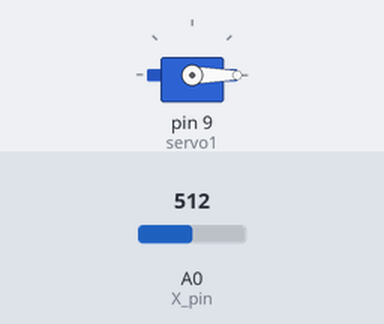
Bench run of a sketch on a simulated Arduino Uno, built with avr-gcc and run on an emulated ATmega328P. Parts: servo. The inputs (shaded band) are chosen by the test bench; at power-on: A0 (X_pin) = 512.

Above: at 1.2 s.
1.3 s: A0 (X_pin) set to 788
2.8 s: A0 (X_pin) set to 816
At 3.77 s:
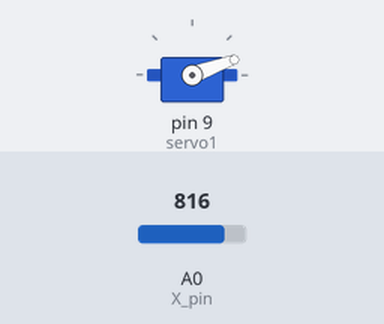
5.8 s: A0 (X_pin) set to 790
At 5.8 s:
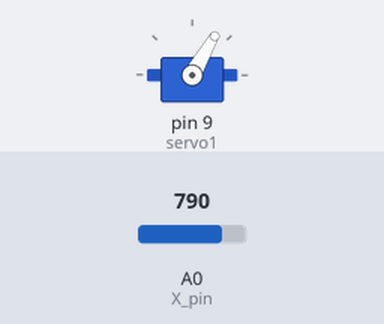
7.3 s: A0 (X_pin) set to 810
At 8.28 s:
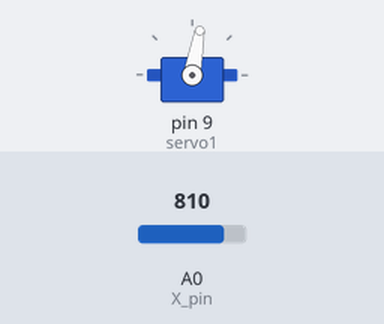
10.3 s: A0 (X_pin) set to 716
At 10.3 s:
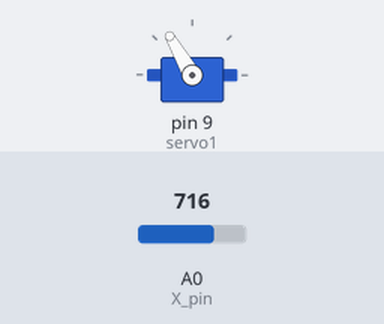
Timing chart, 0 to 12.8 s (numbered marks = the images above; inputs shaded):
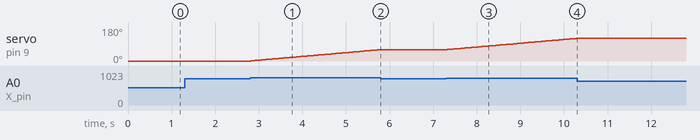

The sketch:

servo_w_js_slow.ino
```cpp
#include <Servo.h>

Servo servo1;

const int X_pin = 0; // analog pin connected to X output
int servo_pos = 0;

void setup() {
  servo1.attach(9);
  Serial.begin(9600);
}

void loop() {
  int X_pos = analogRead(X_pin);
  if (X_pos >= 800){
    servo_pos++;
  }else if (X_pos <= 300){
    servo_pos--;
  }

  servo1.write(servo_pos);
  delay(50);
}
```

Measured:
- the behaviour switches between 799 and 800 on A0 (X_pin) (found by bisection; images 0 and 1)
- after the input at 1.3 s, every drawn part: stays the same
- after the input at 2.8 s, servo on pin 9 (servo1): moves from 0° to 60° over 3.0 s, starting at once
- after the input at 5.8 s, servo on pin 9 (servo1): stays 60° (without the input it goes to 61° after 0.02 s)
- after the input at 7.3 s, servo on pin 9 (servo1): moves from 60° to 120° over 3.0 s, starting at once
- after the input at 10.3 s, servo on pin 9 (servo1): stays 120° (without the input it goes to 121° after 0.04 s)
